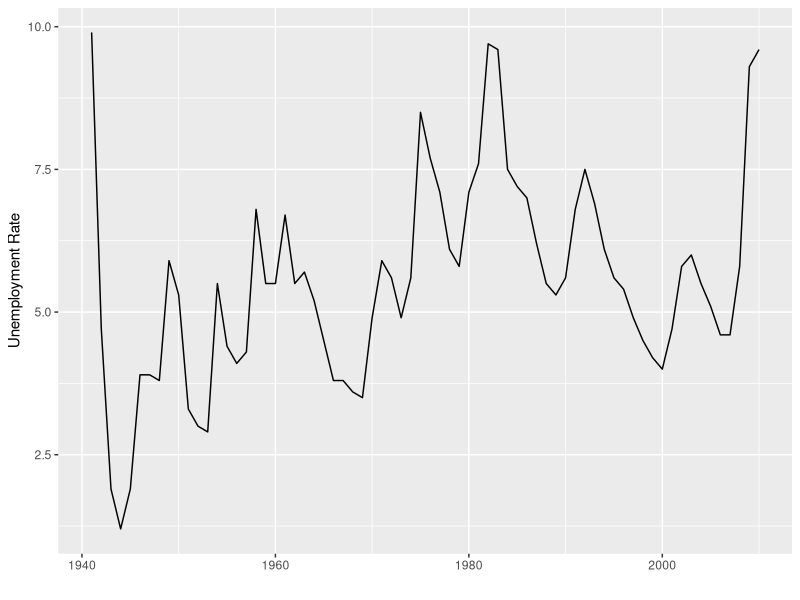
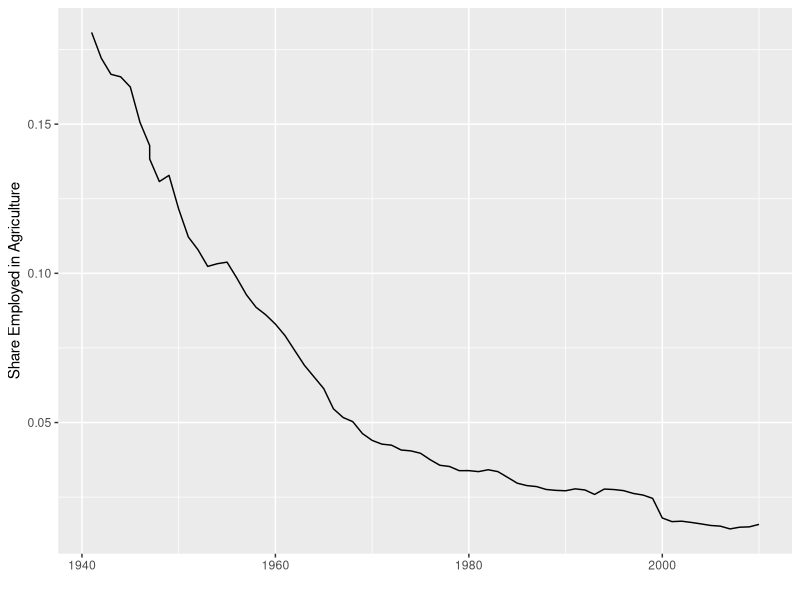
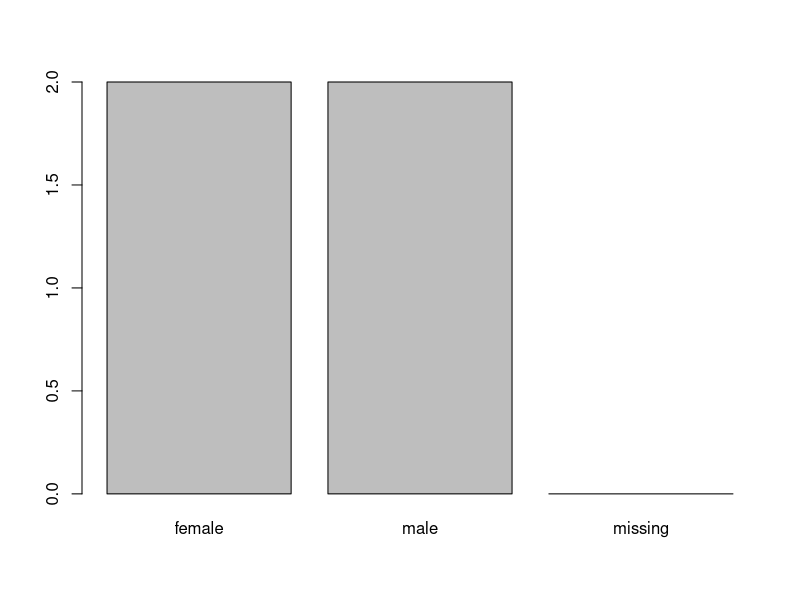

The R script that drew these images, in order:
## ---- chunk 1
#source("setup.R")
## ---- chunk 2
### Presentation of the labor force data
## ---- chunk 3
unemp <- read.csv('data/aat1.csv')
## ---- chunk 4
head(unemp)
## ---- chunk 5
# new names for the columns
short_names <- c('year',
                 'civ_noninst_pop',
                 'civ_lf_tot',
                 'pct_pop',
                 'emp_tot',
                 'emp_pct_pop',
                 'emp_ag_tot',
                 'emp_nonag_tot',
                 'unemp',
                 'unemp_pct_lf',
                 'not_in_lf',
                 'footnotes',
                 'president',
                 'party')

# now rename the variables
names(unemp) <- short_names
## ---- chunk 6
library(dplyr)
unemp %>% summarise(first=min(year),last=max(year))
## ---- chunk 7
library(ggplot2)
unemp %>% 
  ggplot(aes(year,unemp_pct_lf)) + 
  geom_line() + labs(y="Unemployment Rate",x="")
## ---- chunk 8
unemp %>% 
  ggplot(aes(year,emp_ag_tot/emp_tot)) + 
  geom_line() + labs(y="Share Employed in Agriculture",x="")
## ---- chunk 9
str(unemp)
## ---- chunk 10

## Challenge
## Based on the output of `str(unemp)`, can you answer the following questions?
## * What is the class of the object `unemp`?
## * How many rows and how many columns are in this object?
## * How many species have been recorded during these unemp?

## ---- chunk 11
## Answers
##
## * class: data frame
## * how many rows: 34786,  how many columns: 13
## * how many species: 48
## ---- chunk 12

## Indexing and subsetting data frames
## ---- chunk 13
unemp[1]      # first column in the data frame (as a data.frame)
unemp[, 1]    # first column in the data frame (as a vector)
unemp[1, 1]   # first element in the first column of the data frame (as a vector)
unemp[1, 6]   # first element in the 6th column (as a vector)
unemp[1:3, 7] # first three elements in the 7th column (as a vector)
unemp[3, ]    # the 3rd element for all columns (as a data.frame)
head_unemp <- unemp[1:6, ] # equivalent to head(unemp)
## ---- chunk 14
unemp[,-1]          # The whole data frame, except the first column
unemp[-c(7:34786),] # Equivalent to head(unemp)
## ---- chunk 15
### Challenges:
###
### 1. Create a `data.frame` (`unemp_20`) containing only the
###    observations from row 20 of the `unemp` dataset.
###
### 2. Notice how `nrow()` gave you the number of rows in a `data.frame`?
###
###      * Use that number to pull out just that last row in the data frame
###      * Compare that with what you see as the last row using `tail()` to make
###        sure it's meeting expectations.
###      * Pull out that last row using `nrow()` instead of the row number
###      * Create a new data frame object (`unemp_last`) from that last row
###
### 3. Use `nrow()` to extract the row that is in the middle of the
###    data frame. Store the content of this row in an object named
###    `unemp_middle`.
###
### 4. Combine `nrow()` with the `-` notation above to reproduce the behavior of
###    `head(unemp)` keeping just the first through 6th rows of the unemp
###    dataset.

## ---- chunk 16
## Answers
unemp_20 <- unemp[20, ]
unemp_last <- unemp[nrow(unemp), ]
unemp_middle <- unemp[nrow(unemp)/2, ]
unemp_head <- unemp[-c(7:nrow(unemp)),]
## ---- chunk 17
### Factors
## ---- chunk 18
sex <- factor(c("male", "female", "female", "male"))
## ---- chunk 19
levels(sex)
nlevels(sex)
## ---- chunk 20
sex # current order
sex <- factor(sex, levels = c("male", "female"))
sex # after re-ordering
## ---- chunk 21
as.character(sex)
## ---- chunk 22
f <- factor(c(1990, 1983, 1977, 1998, 1990))
as.numeric(f)               # wrong! and there is no warning...
as.numeric(as.character(f)) # works...
as.numeric(levels(f))[f]    # The recommended way.
## ---- chunk 23
## bar plot of the number of females and males captured during the experiment:
## TODO
#plot(surveys$sex)
## ---- chunk 24
## Challenges
##
## * Rename "F" and "M" to "female" and "male" respectively.
## * Now that we have renamed the factor level to "missing", can you recreate the
##   barplot such that "missing" is last (after "male")
## ---- chunk 25
## Answers
levels(sex)[2:3] <- c("female", "male")
sex <- factor(sex, levels = c("female", "male", "missing"))
plot(sex)
